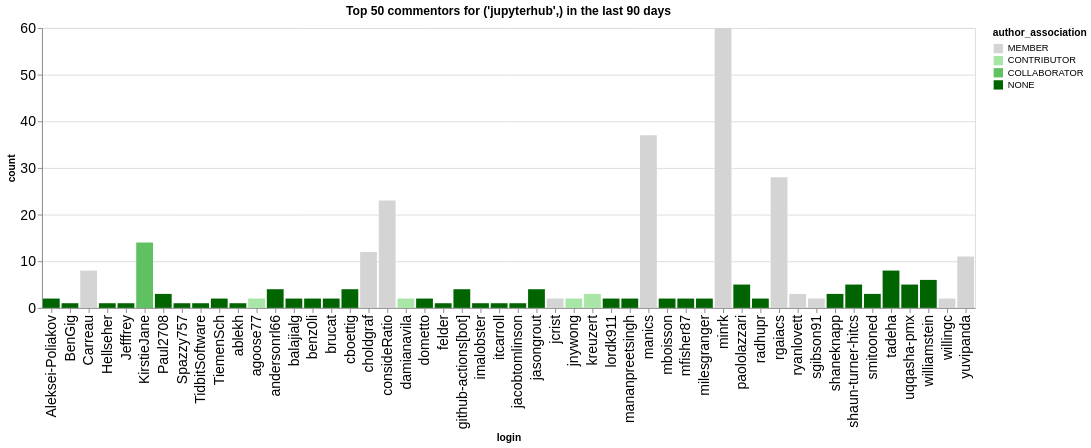

Source (notebook cell):
### Code cell
n_plot = 50
charts = []
for ii, (iorg, idata) in enumerate(commentors.groupby(['org'])):
    title = f"Top {n_plot} commentors for {iorg} in the last {n_days} days"
    idata = idata.groupby('login', as_index=False).agg({'count': 'sum', 'author_association': 'first'})
    idata = idata.sort_values('count', ascending=False).head(n_plot)
    ch = alt.Chart(data=idata.head(n_plot), title=title).mark_bar().encode(
        x='login',
        y='count',
        color=alt.Color('author_association', scale=alt.Scale(domain=author_types, range=author_colors))
    )
    charts.append(ch)
alt.hconcat(*charts)

### Figure 1 — Vega-Lite specification as saved in the notebook (floating-point values rounded to 4 significant figures)
{"config": {"axisLeft": {"labelFontSize": 15}, "axisBottom": {"labelFontSize": 15}}, "hconcat": [{"mark": {"type": "bar"}, "encoding": {"color": {"field": "author_association", "scale": {"domain": ["MEMBER", "CONTRIBUTOR", "COLLABORATOR", "NONE"], "range": ["rgb(211.82745098039214, 211.82745098039214, 211.82745098039214)", "rgb(166.98562091503268, 229.89803921568628, 166.98562091503268)", "rgb(96.37647058823529, 192.75294117647059, 96.37647058823529)", "rgb(0.0, 100.3921568627451, 0.0)"]}, "type": "nominal"}, "x": {"field": "login", "type": "nominal"}, "y": {"field": "count", "type": "quantitative"}}, "title": "Top 50 commentors for ('jupyterhub',) in the last 90 days"}], "data": {"name": "data-4a9a65e73f85fe2ced58422e8b9160f4"}, "$schema": "https://vega.github.io/schema/vega-lite/v5.20.1.json", "datasets": {"data-4a9a65e73f85fe2ced58422e8b9160f4": [{"login": "minrk", "count": 60, "author_association": "MEMBER"}, {"login": "manics", "count": 37, "author_association": "MEMBER"}, {"login": "rgaiacs", "count": 28, "author_association": "MEMBER"}, {"login": "consideRatio", "count": 23, "author_association": "MEMBER"}, {"login": "KirstieJane", "count": 14, "author_association": "COLLABORATOR"}, {"login": "choldgraf", "count": 12, "author_association": "MEMBER"}, {"login": "yuvipanda", "count": 11, "author_association": "MEMBER"}, {"login": "Carreau", "count": 8, "author_association": "MEMBER"}, {"login": "tadeha", "count": 8, "author_association": "NONE"}, {"login": "williamstein", "count": 6, "author_association": "NONE"}, {"login": "paololazzari", "count": 5, "author_association": "NONE"}, {"login": "uqqasha-pmx", "count": 5, "author_association": "NONE"}, {"login": "shaun-turner-hitcs", "count": 5, "author_association": "NONE"}, {"login": "jasongrout", "count": 4, "author_association": "NONE"}, {"login": "andersonrl66", "count": 4, "author_association": "NONE"}, {"login": "cboettig", "count": 4, "author_association": "NONE"}, {"login": "github-actions[bot]", "count": 4, "author_association": "NONE"}, {"login": "shaneknapp", "count": 3, "author_association": "NONE"}, {"login": "kreuzert", "count": 3, "author_association": "CONTRIBUTOR"}, {"login": "Paul2708", "count": 3, "author_association": "NONE"}, {"login": "ryanlovett", "count": 3, "author_association": "MEMBER"}, {"login": "smitooned", "count": 3, "author_association": "NONE"}, {"login": "milesgranger", "count": 2, "author_association": "NONE"}, {"login": "mananpreetsingh", "count": 2, "author_association": "NONE"}, {"login": "mboisson", "count": 2, "author_association": "NONE"}, {"login": "Aleksei-Poliakov", "count": 2, "author_association": "NONE"}, {"login": "TiemenSch", "count": 2, "author_association": "NONE"}, {"login": "willingc", "count": 2, "author_association": "MEMBER"}, {"login": "sgibson91", "count": 2, "author_association": "MEMBER"}, {"login": "radhupr", "count": 2, "author_association": "NONE"}, {"login": "jcrist", "count": 2, "author_association": "MEMBER"}, {"login": "dometto", "count": 2, "author_association": "NONE"}, {"login": "agoose77", "count": 2, "author_association": "CONTRIBUTOR"}, {"login": "mfisher87", "count": 2, "author_association": "NONE"}, {"login": "brucat", "count": 2, "author_association": "NONE"}, {"login": "damianavila", "count": 2, "author_association": "CONTRIBUTOR"}, {"login": "lordk911", "count": 2, "author_association": "NONE"}, {"login": "jnywong", "count": 2, "author_association": "CONTRIBUTOR"}, {"login": "benz0li", "count": 2, "author_association": "NONE"}, {"login": "balajialg", "count": 2, "author_association": "NONE"}, {"login": "BenGig", "count": 1, "author_association": "NONE"}, {"login": "Jefffrey", "count": 1, "author_association": "NONE"}, {"login": "Hellseher", "count": 1, "author_association": "NONE"}, {"login": "ablekh", "count": 1, "author_association": "NONE"}, {"login": "TidbitSoftware", "count": 1, "author_association": "NONE"}, {"login": "Spazzy757", "count": 1, "author_association": "NONE"}, {"login": "felder", "count": 1, "author_association": "NONE"}, {"login": "imalobster", "count": 1, "author_association": "NONE"}, {"login": "itcarroll", "count": 1, "author_association": "NONE"}, {"login": "jacobtomlinson", "count": 1, "author_association": "NONE"}]}}
